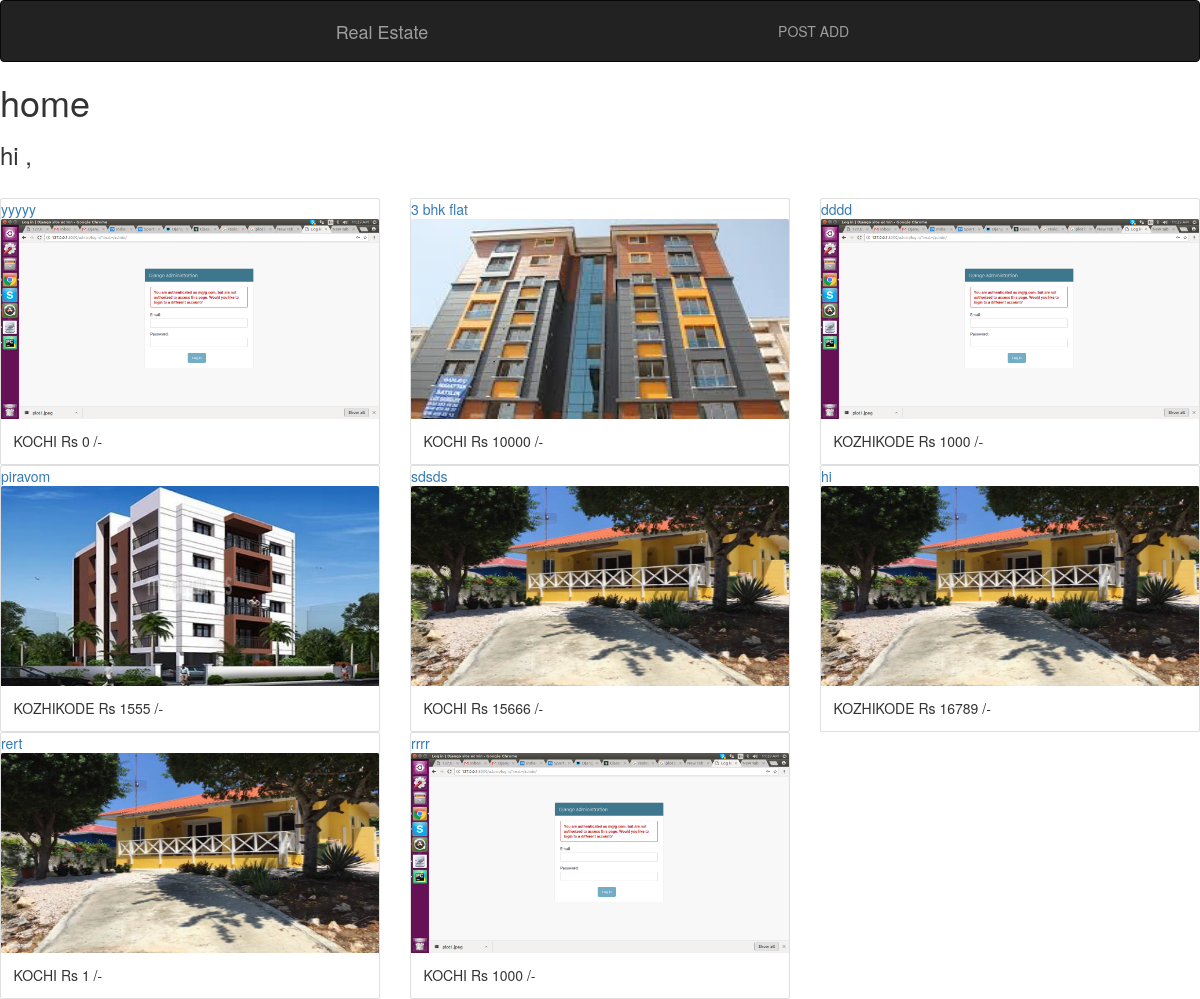
Before: / with the older database file.
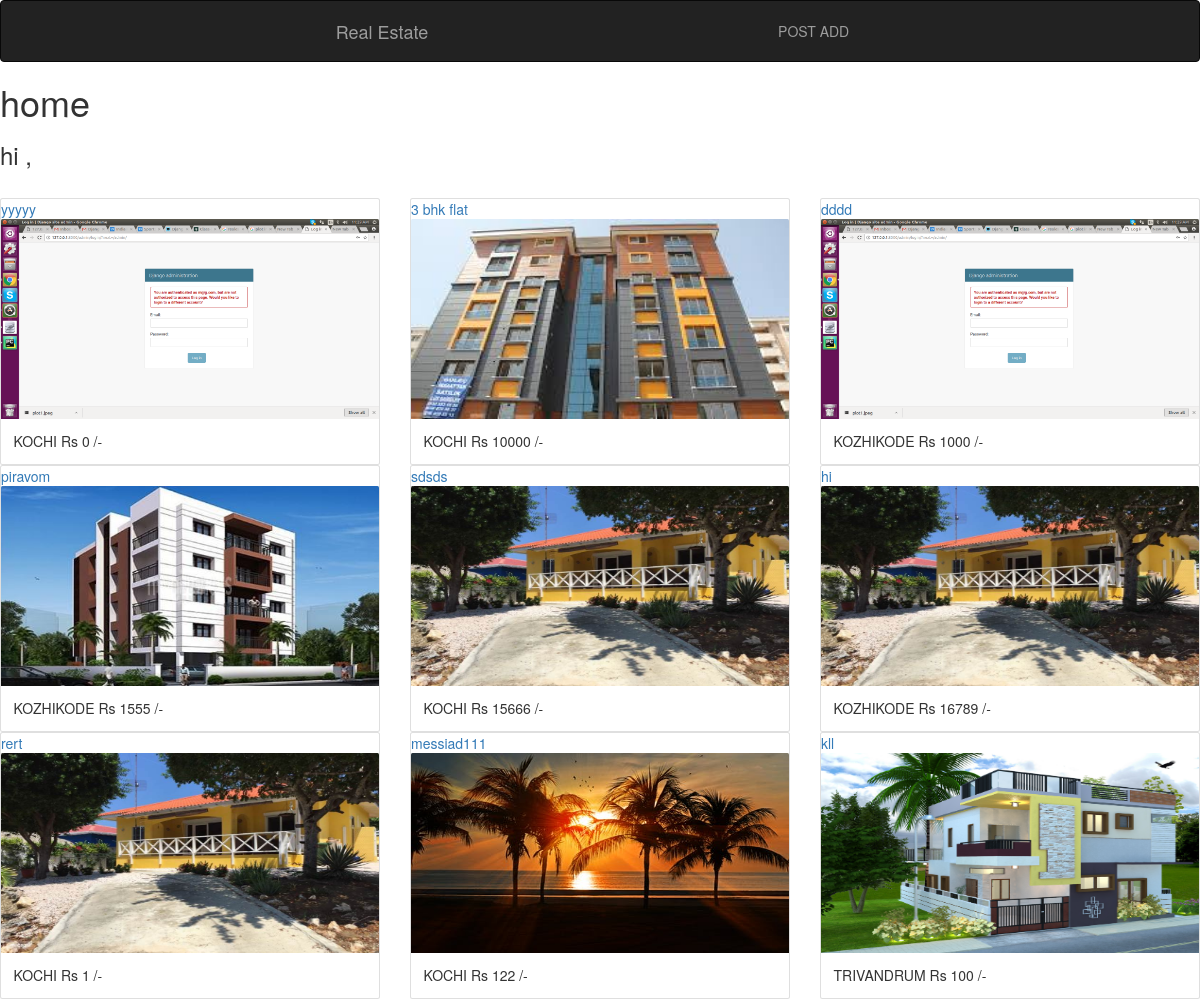
After: the same page with the newer database file.
### realapp/models.py (models this page shows)
class Item(models.Model):
    ITEM_TYPE = (
        ('V', 'Villa'),
        ('P', 'Plot'),
        ('F', 'Flat'),
    )
    CITY = (
        ('KOCHI','kochi'),
        ('TRIVANDRUM','trivandrum'),
        ('KOTTAYAM','kottayam'),
        ('THRISSUR','thrissur'),
        ('KOZHIKODE','kozhikode'),
    )
    item_title = models.CharField(max_length=50)
    item_description = models.CharField(max_length=90)
    item_type = models.CharField(max_length=1, choices=ITEM_TYPE)
    item_images = models.ImageField(upload_to='realapp/images')
    creator_name = models.ForeignKey(UserProfile, on_delete=models.CASCADE, )
    phone_regex = RegexValidator(regex=r'^\+?1?\d{9,15}$',
                                 message="Invalid Mobile Number !!!")
    contact_phone_no = models.CharField(validators=[phone_regex], max_length=10, blank=True)
    city = models.CharField(max_length=20, choices=CITY)
    price = models.IntegerField(default=1)
    def __str__(self):
        return self.item_title

### realapp/views.py (the view)
# urls.py: path('', views.HomeUserView.as_view(), name='home'),
class HomeUserView(generic.ListView):
    template_name = "realapp/home.html"
    model = Item
    def get_context_data(self, **kwargs):
        context = super(HomeUserView, self).get_context_data(**kwargs)
        print(context)
        return context

### realapp/templates/realapp/home.html
{% extends 'realapp/base.html' %}
{% load staticfiles %}
{% block content %}
        <h1>home</h1>
        <h3>hi {{request.user.name}} ,</h3>
        <br/>
<div class="row">
                {% for item in object_list %}
                     <div class="col-md-4">
                            <div class="card"  style="background-color:white">
                                    <a href="{% url 'realapp:details' item.id %}" >{{ item.item_title }}</a>
                                 <img class="card-img-top" width=200px height=200px src="{{item.item_images.url}}"/>
                                 <div class="card-body">
                                            {{item.city}}
                                            Rs {{item.price}} /-
                                    </div>
                             </div>
                     </div>
                    {%endfor%}
</div>
        {%endblock%}

### realapp/templates/realapp/base.html (shortened to what this page needs)
{% load staticfiles %}
<!doctype html>
<html lang="en">
  <head>
      <link rel="stylesheet" href="{% static 'realapp/css/realapp.css' %}">
      <link rel="stylesheet" href="https://maxcdn.bootstrapcdn.com/bootstrap/4.0.0/css/bootstrap.min.css">
        <link rel="stylesheet" href="https://maxcdn.bootstrapcdn.com/bootstrap/3.3.7/css/bootstrap.min.css">
  </head>
  <body>
  <nav class="navbar navbar-inverse">
  <div class="container-fluid">
    <div class="navbar-header">
      <a class="navbar-brand" href="{% url 'realapp:home' %}">Real Estate</a>
    </div>
    <ul class="nav navbar-nav">
      <li><a href="{% url 'realapp:adposting' %}">POST ADD</a></li>
    </ul>
  </div>
</nav>
  {% block content %}
  {% endblock %}
  </body>
</html>

Changed rows visible on the page:
removed Item: item_title "rrrr", item_images (picture), city "KOCHI", price "1000"
added Item: item_title "messiad111", item_images (picture), city "KOCHI", price "122"
added Item: item_title "kll", item_images (picture), city "TRIVANDRUM", price "100"
